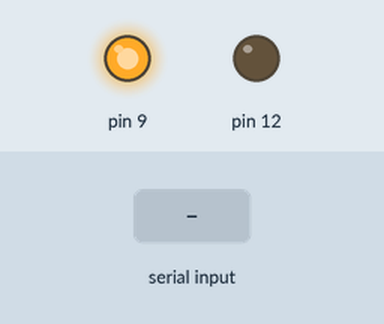
This sketch was run on a simulated Arduino Uno, built with avr-gcc and run on an emulated ATmega328P. Parts: output pins drawn as LEDs (lit = HIGH). The inputs (shaded band) are chosen by the test bench.

Above: at 1.2 s.
1.3 s: "1" received over Serial
At 2.6 s:
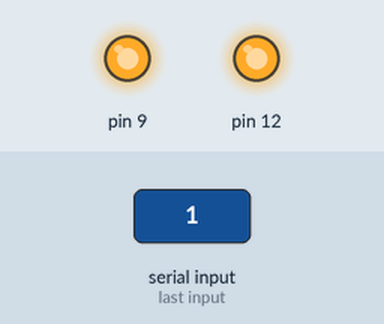
2.9 s: "2" received over Serial
At 4.0 s:
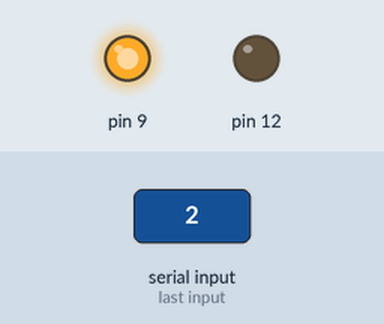
Timing chart, 0 to 5.9 s (numbered marks = the images above; inputs shaded):
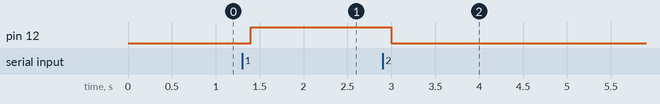

Measured:
- after the input at 1.3 s, pin 12: LOW → HIGH after 0.10 s
- after the input at 2.9 s, pin 12: HIGH → LOW after 0.10 s

The sketch:

TestSketch.ino
```cpp
char ch;

void setup() {
 pinMode(8, INPUT);
 pinMode(9, OUTPUT);
 pinMode(12, OUTPUT);

 digitalWrite(9,HIGH);
 Serial.begin(9600);
}


void loop() {
  if (Serial.available()) {

     ch = Serial.read();
    switch (ch) {
     case '1': digitalWrite(12,HIGH); break;
     case '2': digitalWrite(12, LOW); break;
     default: break;
    }
  }
  delay(100);

}
```
